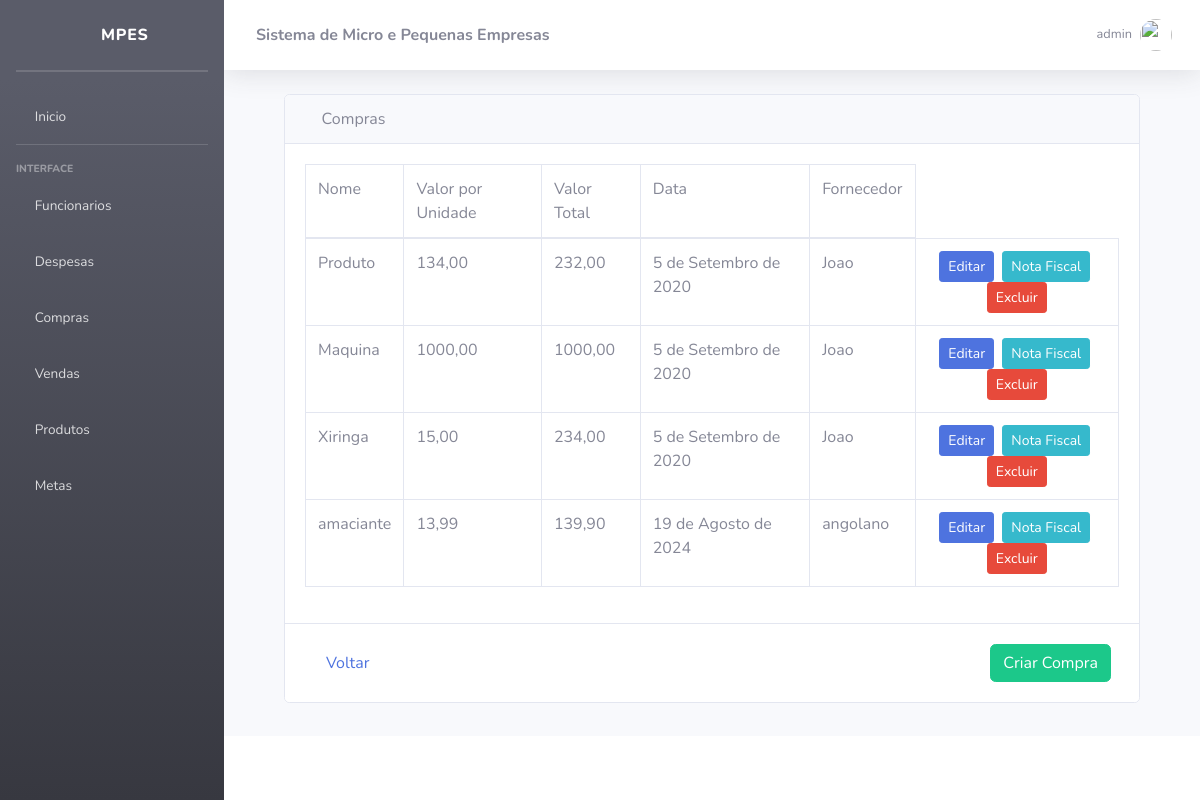
/compra/ (signed in), run on the app's committed database.
### compra/models.py (models this page shows)
class Compra(models.Model):
    nome = models.CharField(max_length=255)
    valorUnidade = models.DecimalField(max_digits=10, decimal_places=2)
    valorTotal = models.DecimalField(max_digits=10, decimal_places=2)
    data = models.DateField()
    fornecedor = models.CharField(max_length=255)
    quantidade = models.IntegerField()

### compra/views.py (the view)
# urls.py: path("", views.listartudo, name="listarCompra"),
@group_required('vendedor,caixa')
@login_required
def listartudo(request):
    create_groups()
    user = request.user.username
    compras = Compra.objects.all()
    return render(request, "compra/listartudo.html", {'compra': compras, 'user': user})

### MPEs/utils.py (called while the page is built, shortened)
def group_required(groups, login_url=None, raise_exception=False):
    user = Usuario
    def check_perms(user):
        if user.is_superuser:
            return True
    return user_passes_test(check_perms, login_url=login_url)

def create_groups():
    if not Group.objects.exists():
        groupAdmin = Group(name='vendedor')
        groupAdmin.save()
        groupAdmin = Group(name='caixa')
        groupAdmin.save()
        groupAdmin = Group(name='administrador')
        groupAdmin.save()

### templates/compra/listartudo.html
{% extends 'base.html' %}
{% block content %}
  <div class="container">
    <div class="row m-0">
      <div class="col-12">
        <div class="card">
          <div class="card-header ml-0">
            <i class="fas fa-shopping-cart"></i>
            Compras
          </div>
          <div class="card-body">
            <div class="table-responsive">
              <table class="table table-bordered" id="dataTable" width="100%" cellspacing="0">
                <thead>
                  <tr>
                    <td>Nome</td>
                    <td>Valor por Unidade</td>
                    <td>Valor Total</td>
                    <td>Data</td>
                    <td>Fornecedor</td>
                  </tr>
                </thead>
                <tbody>
                  {% if compra %}
                    {% for compras in compra %}
                      <tr>
                        <td>{{ compras.nome }}</td>
                        <td>{{ compras.valorUnidade }}</td>
                        <td>{{ compras.valorTotal }}</td>
                        <td>{{ compras.data }}</td>
                        <td>{{ compras.fornecedor }}</td>
                        <td class="text-center">
                          <a href="{% url 'atualizarCompra' compras.id %}" class="btn btn-primary btn-sm mr-1">Editar</a>
                          <a href="{% url 'notaFiscalCompra' compras.id %}" class="btn btn btn-info btn-sm mr-1">Nota Fiscal</a>
                          <a href="{% url 'confirmarCompra' compras.id %}" class="btn btn-danger btn-sm">Excluir</a>
                        </td>
                      </tr>
                    {% endfor %}
                  {% endif %}
                </tbody>
              </table>
            </div>
          </div>
          <div class="card-footer bg-white">
            <div class="d-flex justify-content-between p-2">
              <a href="{% url 'home' %}" class="btn btn-link btn-custom-size">Voltar</a>
              <a href="{% url 'criarCompra' %}" class="btn btn-success btn-custom-size">Criar Compra</a>
            </div>
          </div>
        </div>
      </div>
    </div>
  </div>
{% endblock %}

### templates/topbar.html (shortened to what this page needs)
{% load static %}
<nav class="navbar navbar-expand navbar-light bg-white topbar mb-4 static-top shadow">
    <div class="sidebar-brand-text mx-3"><strong>Sistema de Micro e Pequenas Empresas</strong></div>
    <ul class="navbar-nav ml-auto">
        <li class="nav-item dropdown no-arrow d-sm-none">
        <li class="nav-item dropdown no-arrow">
            <a class="nav-link dropdown-toggle" href="#" id="userDropdown" role="button"
                data-toggle="dropdown" aria-haspopup="true" aria-expanded="false">
                <span class="mr-2 d-none d-lg-inline text-gray-600 small">{{ user }}</span>
                <img class="img-profile rounded-circle"
                src="{% static 'img/undraw_profile.svg' %}">
        </a>
        </li>
    </ul>
</nav>

### data on the page
Compra: nome "Produto", valorUnidade "134,00", valorTotal "232,00", data "5 de Setembro de 2020", fornecedor "Joao"
Compra: nome "Maquina", valorUnidade "1000,00", valorTotal "1000,00", data "5 de Setembro de 2020", fornecedor "Joao"
Compra: nome "Xiringa", valorUnidade "15,00", valorTotal "234,00", data "5 de Setembro de 2020", fornecedor "Joao"
Compra: nome "amaciante", valorUnidade "13,99", valorTotal "139,90", data "19 de Agosto de 2024", fornecedor "angolano"

### other printed values
{{ user }} "admin"
